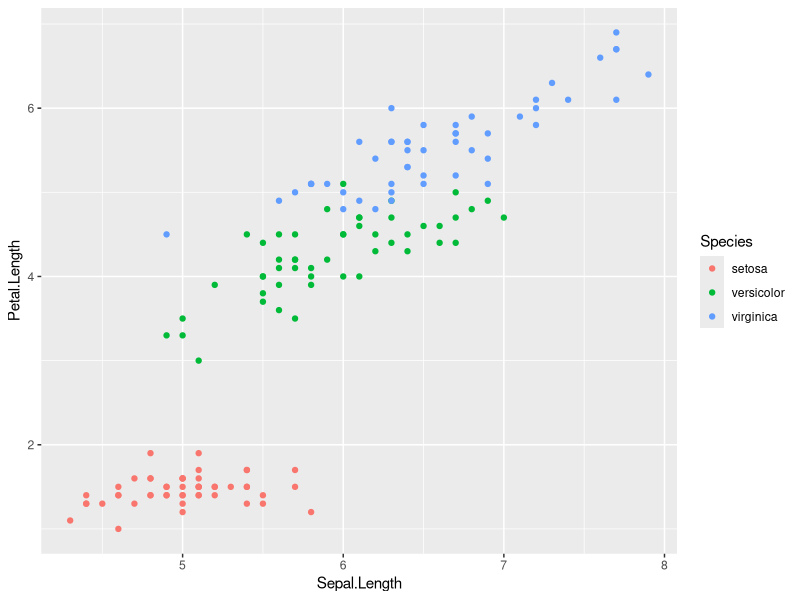
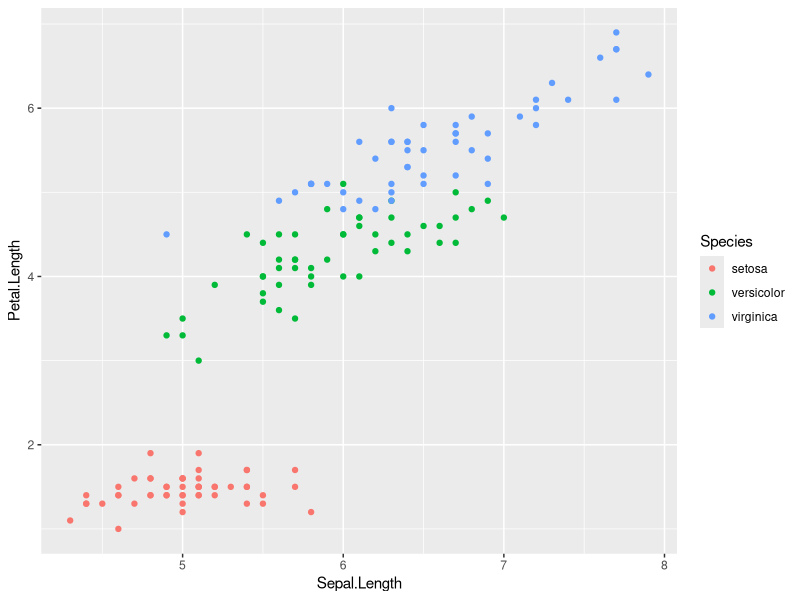

These charts were generated, in order, by the following R code:
#`  ```{r, fig.margin = TRUE, fig.cap = "Sepal length "vs". petal length, colored by species"}
library(ggplot2)
qplot(Sepal.Length, Petal.Length, data = iris, color = Species)
#` ```
#  -+----------------------------------------------------------------------
#`  ```{r, fig.margin = TRUE, fig.cap = "Sepal length "vs". petal length, colored by species"}
library(ggplot2)
qplot(Sepal.Length, Petal.Length, data = iris, color = Species)
#` ```
#  -+----------------------------------------------------------------------
